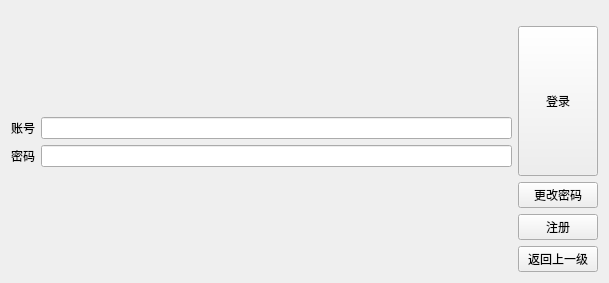
<?xml version="1.0" encoding="UTF-8"?>
<ui version="4.0">
 <class>userlogin</class>
 <widget class="QWidget" name="userlogin">
  <property name="geometry">
   <rect>
    <x>0</x>
    <y>0</y>
    <width>609</width>
    <height>283</height>
   </rect>
  </property>
  <property name="windowTitle">
   <string>用户登录</string>
  </property>
  <layout class="QHBoxLayout" name="horizontalLayout_3">
   <item>
    <layout class="QVBoxLayout" name="verticalLayout_2">
     <item>
      <spacer name="verticalSpacer_3">
       <property name="orientation">
        <enum>Qt::Vertical</enum>
       </property>
       <property name="sizeHint" stdset="0">
        <size>
         <width>20</width>
         <height>40</height>
        </size>
       </property>
      </spacer>
     </item>
     <item>
      <layout class="QHBoxLayout" name="horizontalLayout">
       <item>
        <widget class="QLabel" name="label">
         <property name="text">
          <string>账号</string>
         </property>
        </widget>
       </item>
       <item>
        <widget class="QLineEdit" name="lineEdit"/>
       </item>
      </layout>
     </item>
     <item>
      <layout class="QHBoxLayout" name="horizontalLayout_2">
       <item>
        <widget class="QLabel" name="label_2">
         <property name="text">
          <string>密码</string>
         </property>
        </widget>
       </item>
       <item>
        <widget class="QLineEdit" name="lineEdit_2">
         <property name="echoMode">
          <enum>QLineEdit::Password</enum>
         </property>
        </widget>
       </item>
      </layout>
     </item>
     <item>
      <spacer name="verticalSpacer_2">
       <property name="orientation">
        <enum>Qt::Vertical</enum>
       </property>
       <property name="sizeHint" stdset="0">
        <size>
         <width>20</width>
         <height>40</height>
        </size>
       </property>
      </spacer>
     </item>
    </layout>
   </item>
   <item>
    <layout class="QVBoxLayout" name="verticalLayout" stretch="0,0,0,0,0">
     <item>
      <spacer name="verticalSpacer">
       <property name="orientation">
        <enum>Qt::Vertical</enum>
       </property>
       <property name="sizeHint" stdset="0">
        <size>
         <width>20</width>
         <height>40</height>
        </size>
       </property>
      </spacer>
     </item>
     <item>
      <widget class="QPushButton" name="pushButton">
       <property name="sizePolicy">
        <sizepolicy hsizetype="Minimum" vsizetype="Minimum">
         <horstretch>0</horstretch>
         <verstretch>0</verstretch>
        </sizepolicy>
       </property>
       <property name="minimumSize">
        <size>
         <width>0</width>
         <height>150</height>
        </size>
       </property>
       <property name="text">
        <string>登录</string>
       </property>
      </widget>
     </item>
     <item>
      <widget class="QPushButton" name="pushButton_4">
       <property name="text">
        <string>更改密码</string>
       </property>
      </widget>
     </item>
     <item>
      <widget class="QPushButton" name="pushButton_2">
       <property name="text">
        <string>注册</string>
       </property>
      </widget>
     </item>
     <item>
      <widget class="QPushButton" name="pushButton_3">
       <property name="text">
        <string>返回上一级</string>
       </property>
      </widget>
     </item>
    </layout>
   </item>
  </layout>
 </widget>
 <resources/>
 <connections/>
</ui>
